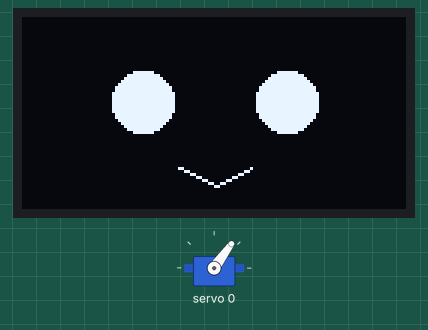
Simulated run of this sketch. Board: Arduino Uno, built with avr-gcc and run on an emulated ATmega328P. Shown: 128×64 one-colour display, servo.

Above: at 0.2 s.
Timing chart, 0 to 130.0 s (numbered marks = the images above):
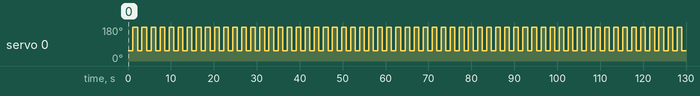

Measured:
- by itself, servo 0: alternates 180° for 1.1 s and 54° for 1.0 s

The sketch:

servo_oled_test.ino
```cpp
#include <Wire.h>
#include <U8g2lib.h>
#include <Adafruit_PWMServoDriver.h>

U8G2_SSD1306_128X64_NONAME_1_HW_I2C u8g2(U8G2_R0, U8X8_PIN_NONE);
Adafruit_PWMServoDriver pca = Adafruit_PWMServoDriver(0x40);

void setAngle(int ch, int a) {
  pca.setPWM(ch, 0, map(a, 0, 180, 150, 600));
}

void face(bool open) {
  u8g2.firstPage();
  do {
    if (open) { u8g2.drawDisc(40, 28, 10); u8g2.drawDisc(88, 28, 10); }
    else      { u8g2.drawBox(30, 27, 20, 3); u8g2.drawBox(78, 27, 20, 3); }
    u8g2.drawLine(52, 50, 64, 56); u8g2.drawLine(64, 56, 76, 50);
  } while (u8g2.nextPage());
}

void setup() {
  u8g2.begin();
  pca.begin();
  pca.setPWMFreq(50);
}

void loop() {
  face(true);  setAngle(0, 30);  delay(1000);
  face(false); setAngle(0, 150); delay(1000);
}
```
